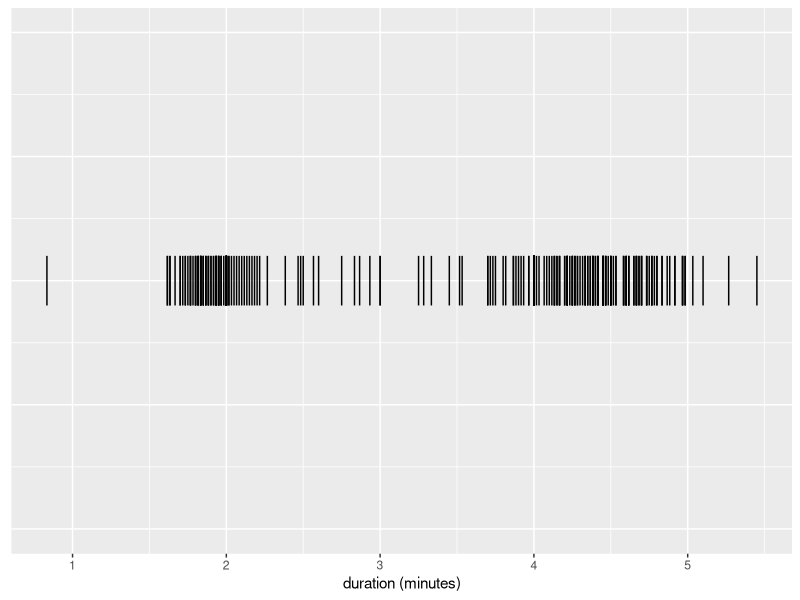
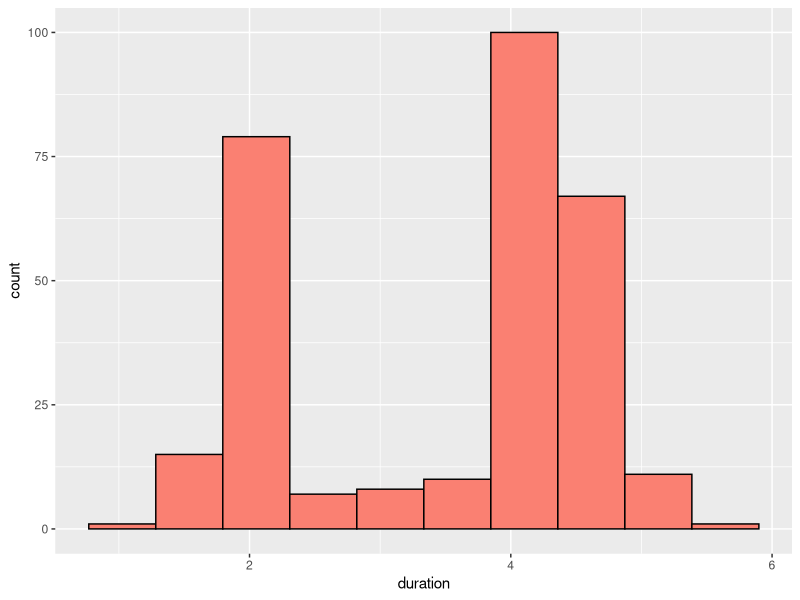
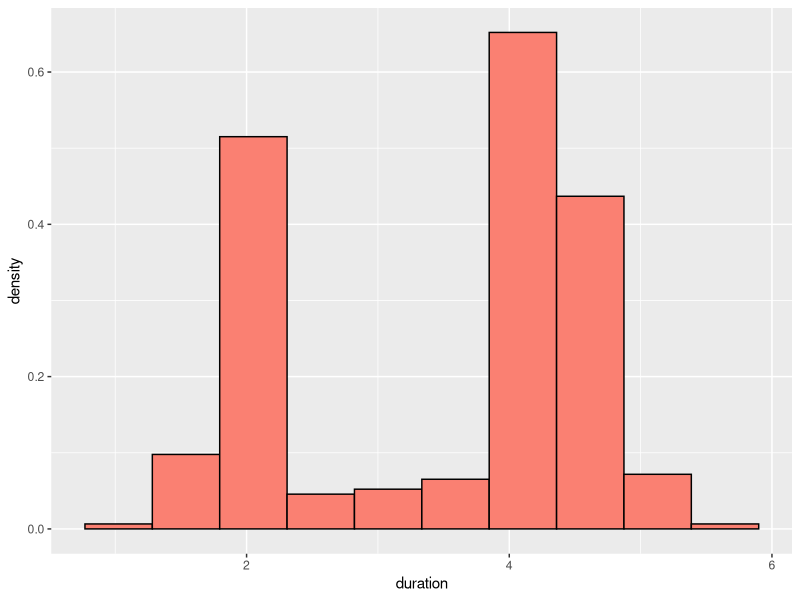

Source code (R) for these figures, in order: (Note: this script raises an error after producing the figures.)
## ---- chunk 1
library(tidyverse)
library(gridExtra)
## ---- chunk 2
data(geyser, package = 'MASS')
## ---- chunk 3
knitr::kable(
  geyser %>% head(5),
  caption = 'First $5$ rows of the Old Faithful\'s eruption dataset.'
)

## ---- chunk 4
ggplot(geyser) + 
  geom_segment(aes(x = duration, xend = duration, y = -.1, yend = .1)) + 
  ylim(-1, 1) + 
  theme(
    axis.title.y = element_blank(),
    axis.text.y = element_blank(),
    axis.ticks.y = element_blank()
  ) +
  xlab('duration (minutes)')
## ---- chunk 5
ggplot(geyser) + 
  geom_histogram(
    aes(x = duration), 
    fill = 'salmon', 
    bins = 10, 
    col = 'black'
  )
## ---- chunk 6
ggplot(geyser) +
  geom_histogram(
    aes(x = duration, y = ..density..), 
    fill = 'salmon', 
    bins = 10, 
    col = 'black'
  )
## ---- chunk 7
knitr::include_graphics('/img/posts/2017-06-08-density/density-bin.png')
## ---- chunk 8
knitr::include_graphics('/img/posts/2017-06-08-density/mvt.png')
## ---- chunk 9
breaks <- function(X, bins, offset) {
  width <- diff(range(X)) / bins
  offset + seq(min(X) - width, max(X), by = width)
}
## ---- chunk 10
par(mfrow = c(1, 3))
for (offset in c(0, 0.2, 0.34)) {
  hist(
    geyser$duration,
    breaks = breaks(geyser$duration, 10, offset), 
    main = sprintf('11 bins, bin shift %f', offset),
    right = FALSE,
    ylim = c(0, 1),
    xlab = 'duration',
    freq = FALSE
  )
}
## ---- chunk 11
sho <- function(X, width, m, alpha, ...) {
    for (shift in 0:(m - 1)) {
      offset <- shift * (width / m)
      min_k <- floor((min(X) - offset) / width)
      max_k <- ceiling((max(X) - offset) / width)
      hist(
        X,
        breaks = offset + width * seq(
          from = min_k, to = max_k
        ),
        freq = FALSE,
        add = (shift != 0),
        col = scales::alpha('gray', alpha = alpha),
        lty = 'blank',
        ...
      )
  } 
}
## ---- chunk 12
par(mfrow = c(1, 3))
for (offset in c(0, 0.2, 0.34)) {
  sho(
    geyser$duration + offset,  
    width = 0.9,
    m = 5, 
    alpha = 0.3, 
    main = sprintf('m = 5, shift %f', offset),
    xlab = 'duration', 
    ylim = c(0, 0.7),
    xlim = c(0, 7)
  )
}
## ---- chunk 13
# Average Shifted Histogram
ash <- function(X, nbins, m) {
  width <- diff(range(X)) / nbins
  f_ash <- rep(0, length(X))
    
  for (shift in 1:m) {
    f_ash <- f_ash + 
      f_j(
        X = X, 
        breaks = shift * (width / m) + seq(
          from = min(X) - width, to = max(X) + 1, by = width
        )
      )
  }
  
  i <- order(X)
  ash <- tibble(f = f_ash[i]/m, x = X[i])
  class(ash) <- c('ash', class(ash))
  ash
}

# Histogram Density Estimate
f_j <- function(X, breaks) {
  n <- length(X)
  f_dens <- rep(NA, n)
  for (i in 1:(length(breaks) - 1)) {
    low <- breaks[i]
    high <- breaks[i + 1]
    elements <- (X >= low) & (X < high)
    f_dens[elements] <- sum(elements) / ((high - low) * n)
  }
  stopifnot(all(!is.na(f_dens)))
  f_dens
}

# Plot ASH
plot.ash <- function(ash) {
  ggplot(ash) + 
    geom_line(aes(x = x, y = f)) +
    ylab('density')
}
## ---- chunk 14
plot(ash(geyser$duration, m = 5, nbins = 10)) + 
  xlab('duration') +
  ggtitle('Duration of Old Faithful\'s Eruptions (ASH, m = 5, 10 bins)')
## ---- chunk 15
knitr::include_graphics('/img/posts/2017-06-08-density/subparts.png')
## ---- chunk 16
weight_fun <- function(m) {
  j <- c(0:(m - 1), -(1:(m - 1)))
  W <- tibble(
    w = (m - abs(j)),
    x = sapply(j, function(j) sprintf('v[%d]', j)),
    i = j
  ) %>% 
    arrange(i) %>% 
    mutate(x = ordered(x, x))
  
  ggplot(W) +
    geom_bar(
      aes(x = x, y = w), 
      stat = 'identity', 
      fill = 'salmon', 
      col = 'black'
    ) +
    scale_x_discrete('element', labels = parse(text = levels(W$x))) + 
    ylab('weight')
}
## ---- chunk 17
gridExtra::grid.arrange(
  weight_fun(5),
  weight_fun(15),
  weight_fun(100) + 
    theme(axis.text.x = element_blank())
)
